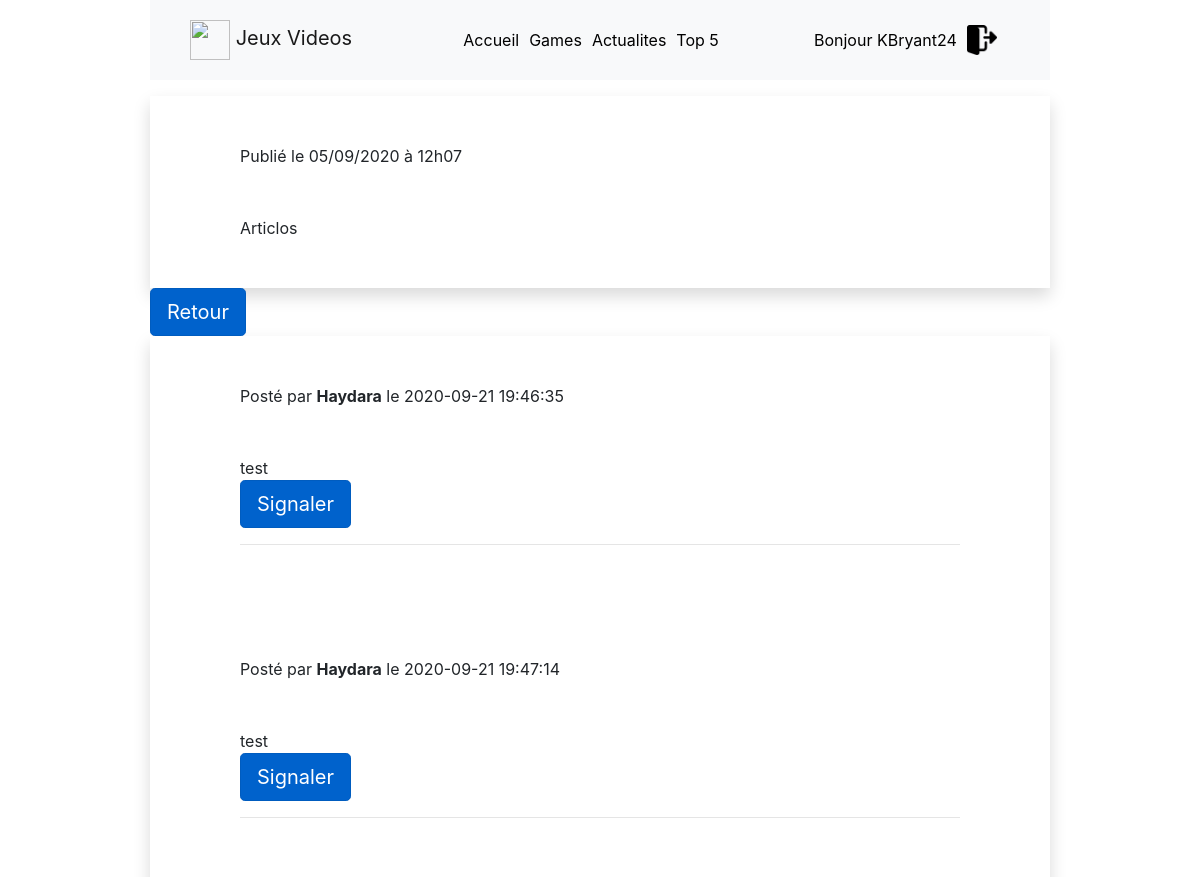
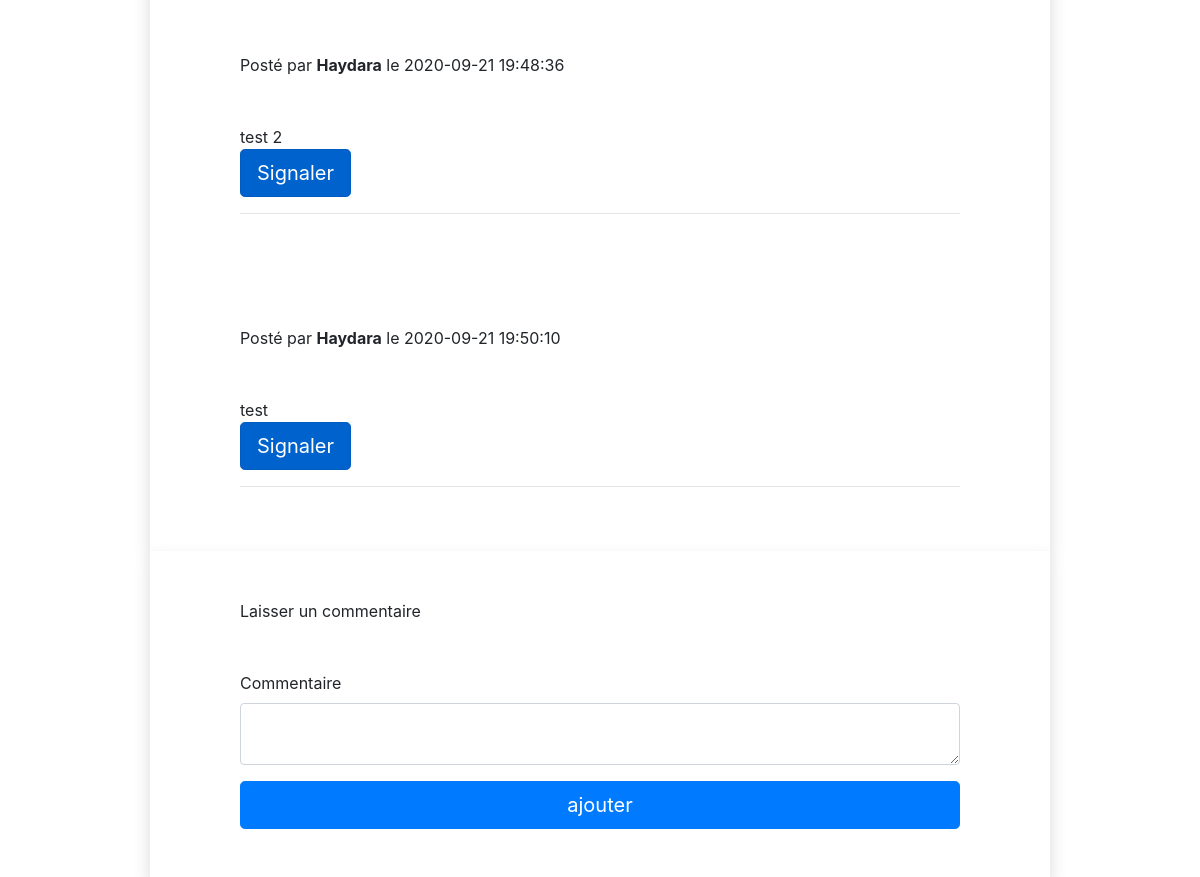
Screenshot of /index.php?action=actu&id=2 (signed in) with the database file from the repository (2 pictures, top to bottom).
### tables this page shows
CREATE TABLE IF NOT EXISTS `news` (
  `id` int(11) NOT NULL AUTO_INCREMENT,
  `user_id` int(11) NOT NULL,
  `title` varchar(255) NOT NULL,
  `content` text NOT NULL,
  `addDate` datetime NOT NULL,
  `updateDate` datetime NOT NULL,
  PRIMARY KEY (`id`),
  CONSTRAINT FK_UserNews FOREIGN KEY (user_id) REFERENCES user(id)
);

CREATE TABLE IF NOT EXISTS `comment_news` (
  `id` int(11) NOT NULL AUTO_INCREMENT,
  `news_id` int(11) NOT NULL,
  `user_id` int(11) NOT NULL,
  `content` text NOT NULL,
  `report` int(11) NOT NULL,
  `commentDate` datetime NOT NULL,
  PRIMARY KEY (`id`),
  CONSTRAINT FK_NewsComment FOREIGN KEY (news_id) REFERENCES news(id) ON DELETE CASCADE,
  CONSTRAINT FK_UserComment FOREIGN KEY (user_id) REFERENCES user(id)
);

CREATE TABLE IF NOT EXISTS `user` (
  `id` int(11) NOT NULL AUTO_INCREMENT,
  `role_id` int(11) NOT NULL,
  `username` varchar(255) NOT NULL,
  `name` varchar(255) NOT NULL,
  `lastname` varchar(255) NOT NULL,
  `email` varchar(255) NOT NULL,
  `password` varchar(255) NOT NULL,
  PRIMARY KEY (`id`),
  CONSTRAINT FK_RoleUser FOREIGN KEY (role_id) REFERENCES role(id),
  CONSTRAINT username_unique UNIQUE  (`username`),
  CONSTRAINT email_unique UNIQUE  (`email`)
);

### src/controller/Controller.php (called while the page is built, shortened)
<?php
class Controller
{
    public function news()
    {
        $newsManager = new model\NewsManager();
        $commentNews = new model\CommentNewsManager();
        $news = $newsManager->news($_GET['id']);
        $listOfComments = $commentNews->listOfComment($_GET['id']);
        require('src/views/front/news.php');
    }
}

### src/lib/model/DBConnect.php (called while the page is built, shortened)
<?php
class DBConnect
{
    public function connect()
    {
        $this->servername = "localhost";
        $this->username = "root";
        $this->password = "";
        $this->dbname = "dbproject";
        $this->charset = "utf8";
        try
        {
            $dsn = "mysql:host=".$this->servername.";dbname=".$this->dbname.";charset=".$this->charset;
            $pdo = new PDO($dsn, $this->username, $this->password);
            $pdo->setAttribute(PDO::ATTR_ERRMODE, PDO::ERRMODE_EXCEPTION);
            return $pdo;
        }
        catch (PDOException $e)
        {
            echo "Connection failed : ".$e->getMessage();
        }
    }
}

### src/lib/model/NewsManager.php (called while the page is built, shortened)
<?php
class NewsManager extends DBConnect
{
    public function news($id)
    {
        $sql = "SELECT id, user_id, title, content, addDate, updateDate FROM news WHERE id = :id";
        $req = $this->connect()->prepare($sql);
        $req->bindValue(':id', (int) $id, PDO::PARAM_INT);
        $req->execute();
        $req->setFetchMode(PDO::FETCH_CLASS | PDO::FETCH_PROPS_LATE, 'Project\lib\entity\News');
        $news = $req->fetch();
        $news->setAddDate(new \DateTime($news->getAddDate()));
        $news->setUpdateDate(new \DateTime($news->getUpdateDate()));
        return $news;
    }
}

### src/lib/entity/News.php (called while the page is built, shortened)
<?php
class News extends Entity
{
    protected $errors = [],
              $id,
              $userId,
              $title,
              $content,
              $addDate,
              $updateDate;
    public function setAddDate($addDate)
    {
        $this->addDate = $addDate;
    }
    public function setUpdateDate($updateDate)
    {
        $this->updateDate = $updateDate;
    }
    public function getId()
    {
        return $this->id;
    }
    public function getContent()
    {
        return $this->content;
    }
    public function getAddDate()
    {
        return $this->addDate;
    }
    public function getUpdateDate()
    {
        return $this->updateDate;
    }
}

### src/lib/model/CommentNewsManager.php (called while the page is built, shortened)
<?php
class CommentNewsManager extends DBConnect
{
    public function listOfComment($newsId)
    {
        $sql = 'SELECT comment_news.id, news_id as newsId, user.username as user, content, report, commentDate FROM comment_news
        INNER JOIN user ON comment_news.user_id = user.id
        WHERE news_id = :news_id';
        $req = $this->connect()->prepare($sql);
        $req->bindValue(':news_id', $newsId, \PDO::PARAM_INT);
        $req->execute();
        $req->setFetchMode(\PDO::FETCH_CLASS | \PDO::FETCH_PROPS_LATE, 'Project\lib\entity\CommentNews');
        $comments = $req->fetchAll();
        return $comments;
    }
}

### src/lib/entity/CommentNews.php (called while the page is built, shortened)
<?php
class CommentNews extends Entity
{
    protected $id,
              $newsId,
              $user,
              $content,
              $report,
              $commentDate;
    public function getId()
    {
        return $this->id;
    }
    public function getUser()
    {
        return $this->user;
    }
    public function getContent()
    {
        return $this->content;
    }
    public function getCommentDate()
    {
        return $this->commentDate;
    }
}

### src/views/front/news.php (the view, shortened to what this page needs)
    <header>
        <div class="container h-100">
            <div class="row">
                <div class="col-lg-7 headtext list">
                    <div class="header-content mx-auto">
                        <h1 class="mb-5 text-center text-black">
                        </h1>
                    </div>
                </div>
            </div>
        </div>
    </header>
    <section id="article">
        <div class="container bg-white shadow">
            <div class="row">
                <div class="col-10 offset-1 mb-5 mt-5">
                    <div class="text-justify mb-5">Publié le <?= $news->getAddDate()->format('d/m/Y à H\hi') ?></div>
                    <div class="text-justify article-text text-reader"><?= nl2br($news->getContent()) ?></div>
                </div>
            </div>
        </div>
    </section>
        <a class="btn btn-primary btn-lg active" href="index.php">Retour</a>
    <section id="commentaire">
        <div class="container bg-white shadow">
            <div class="row">
            <?php
            foreach ($listOfComments as $comment)
            {
            ?>
                <div class="col-10 offset-1 mb-5 mt-5">
                    <div class="text-justify mb-5">Posté par <strong><?= $comment->getUser() ?></strong> le <?= $comment->getCommentDate() ?></div>
                    <div class="text-justify article-text text-reader"><?= nl2br($comment->getContent()) ?></div>
                    <a class="btn btn-primary btn-lg active" href="index.php?action=reportComment&amp;id=<?= $comment->getId() ?>">Signaler</a>
                    <hr>
                </div>
            <?php
            }
            ?>
            </div>
        </div>
    </section>
    <section id="comment">
        <div class="container bg-white shadow">
            <div class="row">
                <div class="col-10 offset-1 mb-5 mt-5">
                    <div class="text-justify mb-5">Laisser un commentaire</div>
                    <form action="index.php?action=addComment&amp;id=<?= $news->getId() ?>" method="post" class="form-signin">
                        <div>
                            <label for="content">Commentaire</label><br />
                            <textarea class="form-control" id="content" name="content" ></textarea>
                        </div>
                        <div>
                            <input class="btn btn-lg btn-primary btn-block mt-3" type="submit" name="addcomment" value="ajouter" />
                        </div>
                    </form>
                </div>
            </div>
        </div>
    </section>
<?php require(__DIR__ . "/template/frontLayout.php"); ?>

### src/public/css/style.css (style rules this page uses)
body { font-family: "Lato", sans-serif; }

### rows the page displays
news: content "Articlos"
comment_news: user.username "Haydara", commentDate "2020-09-21 19:46:35", content "test"
comment_news: user.username "Haydara", commentDate "2020-09-21 19:47:14", content "test"
comment_news: user.username "Haydara", commentDate "2020-09-21 19:48:36", content "test 2"
comment_news: user.username "Haydara", commentDate "2020-09-21 19:50:10", content "test"

### other values shown
$_SESSION['username'] "KBryant24"
$news->getAddDate()->format('d/m/Y à H\hi') "05/09/2020 à 12h07"
